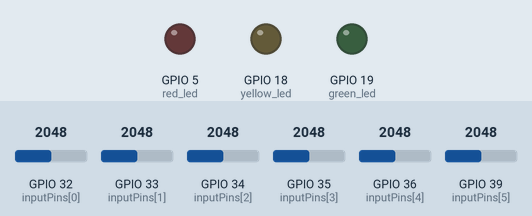
Simulated run of this sketch. Board: ESP32. Parts: output pins drawn as LEDs (lit = HIGH). Inputs (shaded band) come from the test bench; at power-on: GPIO 32 (inputPins[0]) = 2048, GPIO 33 (inputPins[1]) = 2048, GPIO 34 (inputPins[2]) = 2048, GPIO 35 (inputPins[3]) = 2048, GPIO 36 (inputPins[4]) = 2048, GPIO 39 (inputPins[5]) = 2048 (analog values on the 0–4095 scale). WiFi joins after 1.5 s; servers stay silent unless stated; uploads are accepted with an empty reply; the local clock reads 2024-03-15 10:24:30 at power-on unless the sketch sets it; no MQTT or app messages arrive unless stated; what the sketch prints to the serial monitor is not drawn.

Above: at 0.1 s.
At 1.6 s:
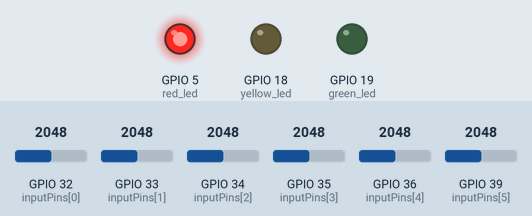
At 6.6 s:
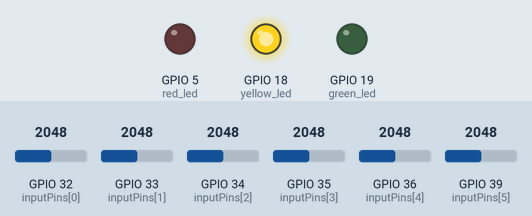
At 11.6 s:
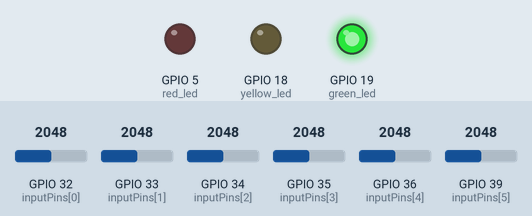
Timing chart, 0 to 13.1 s (numbered marks = the images above):
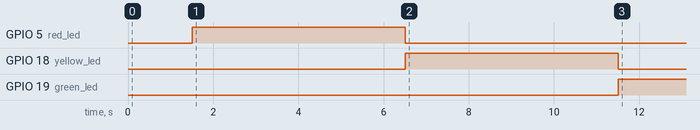

The sketch:

ESP32_1.ino
```cpp
#include <HTTPClient.h>
#include <WiFi.h>
#include "time.h"
#include <ThingSpeak.h>
#include <PubSubClient.h>
#include <WiFiClient.h>


#define MAIN_SSID "Galaxy M31FCCB"
#define MAIN_PASS "pvub5546"

#define CSE_IP "192.168.57.64"
#define CSE_PORT 5089
#define OM2M_ORGIN "admin:admin"
#define OM2M_MN "/~/in-cse/in-name/"
#define OM2M_AE "SmartParkingSystem"
#define NODE "SubStation-1"
#define NODE_NUMBER 1
#define OM2M_DATA_CONT "Data"

#define N 6

String node1[N] = { "i3", "i4", "i5", "i6", "B1", "B2" };

int inputPins[N] = { 32, 33, 34, 35, 36, 39 };

int Data[N] = { 0, 0, 0, 0, 0, 0 };


#define username "FwYNDA4VCzkuMigUNjwXMCM"
#define clientID "FwYNDA4VCzkuMigUNjwXMCM"
#define password "ppieJfYd1hSevcdgpXYrDP2H"

const char server[] = "mqtt3.thingspeak.com";
int writeChannelID = 2167101;
char writeAPIKey[] = "N2DPU8YFUT8TZ4AV";

const char* ntpServer = "pool.ntp.org";
unsigned long epochTime;


int red_led = 5;
int yellow_led = 18;
int green_led = 19;


WiFiClient myClient;
HTTPClient http;

PubSubClient mqttClient(server, 1883, myClient);


unsigned long getTime() {
  time_t now;
  struct tm timeinfo;
  if (!getLocalTime(&timeinfo))
    return (0);

  time(&now);
  return now;
}

void setup() {
  Serial.begin(9600);
  configTime(0, 0, ntpServer);
  WiFi.begin(MAIN_SSID, MAIN_PASS);

  while (WiFi.status() != WL_CONNECTED) {
    delay(500);
    Serial.print("#");
  }
  mqttClient.setServer(server, 1883);
  analogReadResolution(10);  //default is 12. Can be set between 9-12.

  for (int i = 0; i < 6; i++) {
    pinMode(inputPins[i], INPUT);
  }


  pinMode(red_led, OUTPUT);
  pinMode(green_led, OUTPUT);
  pinMode(yellow_led, OUTPUT);

  digitalWrite(red_led, HIGH);
  digitalWrite(green_led, LOW);
  digitalWrite(yellow_led, LOW);
}


int do_ = 0;
int calibrate = 1;

int minValues[N] = { 0, 0, 0, 0, 0, 0 };
int avgValues[N] = { 0, 0, 0, 0, 0, 0 };
int maxValues[N] = { 0, 0, 0, 0, 0, 0 };
int values[N];

void loop(){
  // Start calibrating
  if(calibrate){
    Serial.println("Starting to Calibrate. Put a cloth on the sensors (5 seconds))");
    delay(5000); // Wait 5 seconds to reset all esp32s

    digitalWrite(red_led, LOW);
    digitalWrite(yellow_led, HIGH);
    digitalWrite(green_led, LOW);

    for(int i = 0; i < 6; i++){
      minValues[i] = analogRead(inputPins[i]);
    }
    Serial.println("Remove the cloth from the sensors (5 seconds))");
    delay(5000); // 5 seconds to remove the cloth

    digitalWrite(red_led, LOW);
    digitalWrite(yellow_led, LOW);
    digitalWrite(green_led, HIGH);

    for(int i = 0; i < 6; i++){
      maxValues[i] = analogRead(inputPins[i]);
    }

    for(int i = 0; i < 6; i++){
      avgValues[i] = (maxValues[i] + minValues[i]) / 2;
    }
    calibrate = 0;
    Serial.println("Calibration Stopped");
    delay(1000);
  }

  digitalWrite(red_led, LOW);
  digitalWrite(yellow_led, LOW);
  digitalWrite(green_led, HIGH);

  while (!mqttClient.connected()) {
    Serial.println("Connect Loop");
    Serial.println(mqttClient.connected());
    // mqttConnect();
    // clientID, username, password
    mqttClient.connect(username, clientID, password);
  }
  if (do_ == 0) {
    Serial.println("MQTT Connected!");
    do_ += 1;
  }
  for (int i = 0; i < N; i++) {
    Data[i] = analogRead(inputPins[i]);
  }
  String output = "";
  for (int i = 0; i < N; i++) {
    if (Data[i] >= avgValues[i]) {
      output += "0,";
      values[i] = 0;
    } else {
      output += "1,";
      values[i] = 1;
    }
  }

  Serial.println(output);
  String dataString = "field" + String(NODE_NUMBER) + "=" + String(output);
  String topicString = "channels/" + String(writeChannelID) + "/publish";
  mqttClient.publish(topicString.c_str(), dataString.c_str());

  epochTime = getTime();

  int len = sizeof(node1) / sizeof(node1[0]);
  String dataStr = "{";
  for (int i = 0; i < len - 1; i++)
    dataStr += ("\\\"" + node1[i] + "\\\":" + String(values[i]) + ", ");
  dataStr += ("\\\"" + node1[len - 1] + "\\\":" + String(values[len - 1]));
  dataStr += "}";
  Serial.println(dataStr);

  String server = "http://" + String() + CSE_IP + ":" + String() + CSE_PORT + String() + OM2M_MN;

  Serial.println(server);
  String url = server + String() + OM2M_AE + "/" + NODE + "/" + OM2M_DATA_CONT + "/";
  Serial.println(url);
  http.begin(url);
  http.addHeader("X-M2M-Origin", OM2M_ORGIN);
  http.addHeader("Content-Type", "application/json;ty=4");

  String req_data = String() + "{\"m2m:cin\": {"
                    + "\"con\": \"" + dataStr + "\","
                    + "\"lbl\": \"" + NODE + "\","
                    + "\"rn\": \"" + "cin_" + String(epochTime) + "\","
                    + "\"cnf\": \"text\""
                    + "}}";
  Serial.println(req_data);
  int code = http.POST(req_data);
  http.end();
  Serial.println(code);

  delay(2000);
}
```

Measured:
- by itself, GPIO 5 (red_led): HIGH → LOW at 6.5 s
- by itself, GPIO 18 (yellow_led): LOW → HIGH at 6.5 s, → LOW 5.0 s later
- by itself, GPIO 19 (green_led): LOW → HIGH at 11.5 s
